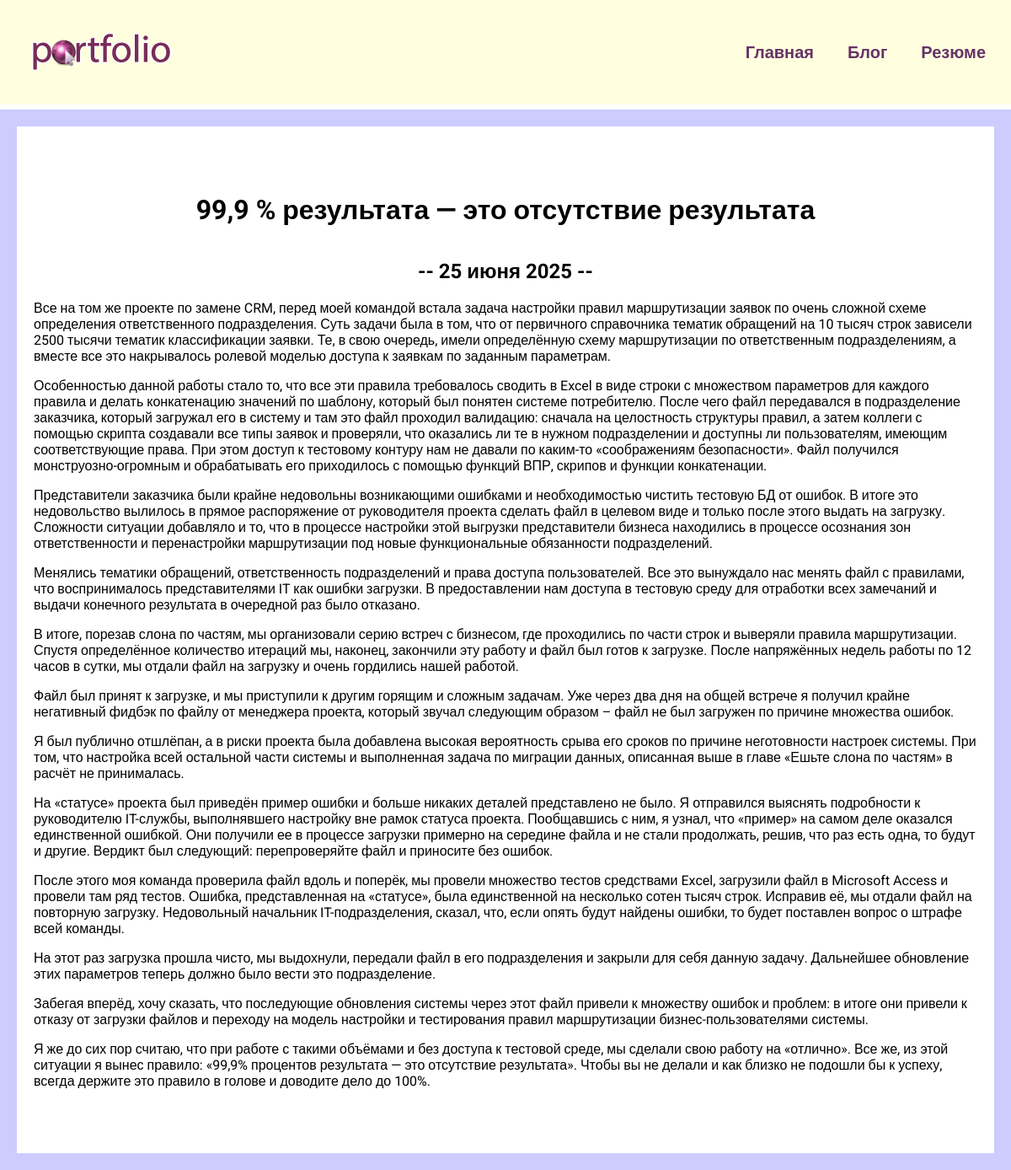
Page /blog/3/ on the committed database.
### blog/models.py (models this page shows, shortened)
class Blog(models.Model):
    title = models.CharField(max_length=200)
    description = models.TextField()
    date = models.DateField()

### blog/views.py (the view)
# urls.py: path('<int:blog_id>/', views.detail, name="detail"),
def detail(request, blog_id):
    blog = get_object_or_404(Blog, pk=blog_id)
    return render(request, 'blog/details.html', {'blog': blog})

### blog/templates/blog/details.html
{% extends 'skills/base.html' %}
{% block content %}
<div class="detail">
    <h1>{{ blog.title }}</h1>
    <h2>-- {{ blog.date|date:'j E Y' }} --</h2>
    {{ blog.description|safe }}
</div>
{% endblock %}

### skills/static/css/style.css (style rules this page uses)
body { font-family: "Roboto", sans-serif; background: #CCCCFF; padding: 0; margin: 0; }
h1 { text-align: center; margin: 60px 0 40px; }
h2 { text-align: center; margin: 20px 0; }
.detail { background: #FFF; padding: 20px 20px 60px; box-sizing: border-box; }

### rows in the picture
Blog: title "99,9 % результата — это отсутствие результата", date "25 июня 2025", description "Все на том же проекте по замене CRM, перед моей командой встала задача настройки правил маршрутизации заявок по очень сложной схеме определения ответственного подразделения. Суть задачи была в том, что от первичного справочника тематик обращений на 10 тысяч строк зависели 2500 тысячи тематик классификации заявки. Те, в свою очередь, имели определённую схему маршрутизации по ответственным подразделениям, а вместе все это накрывалось ролевой моделью доступа к заявкам по заданным параметрам. Особенностью данной работы стало то, что все эти правила требовалось сводить в Excel в виде строки с множеством параметров для каждого правила и делать конкатенацию значений по шаблону, который был понятен…"
